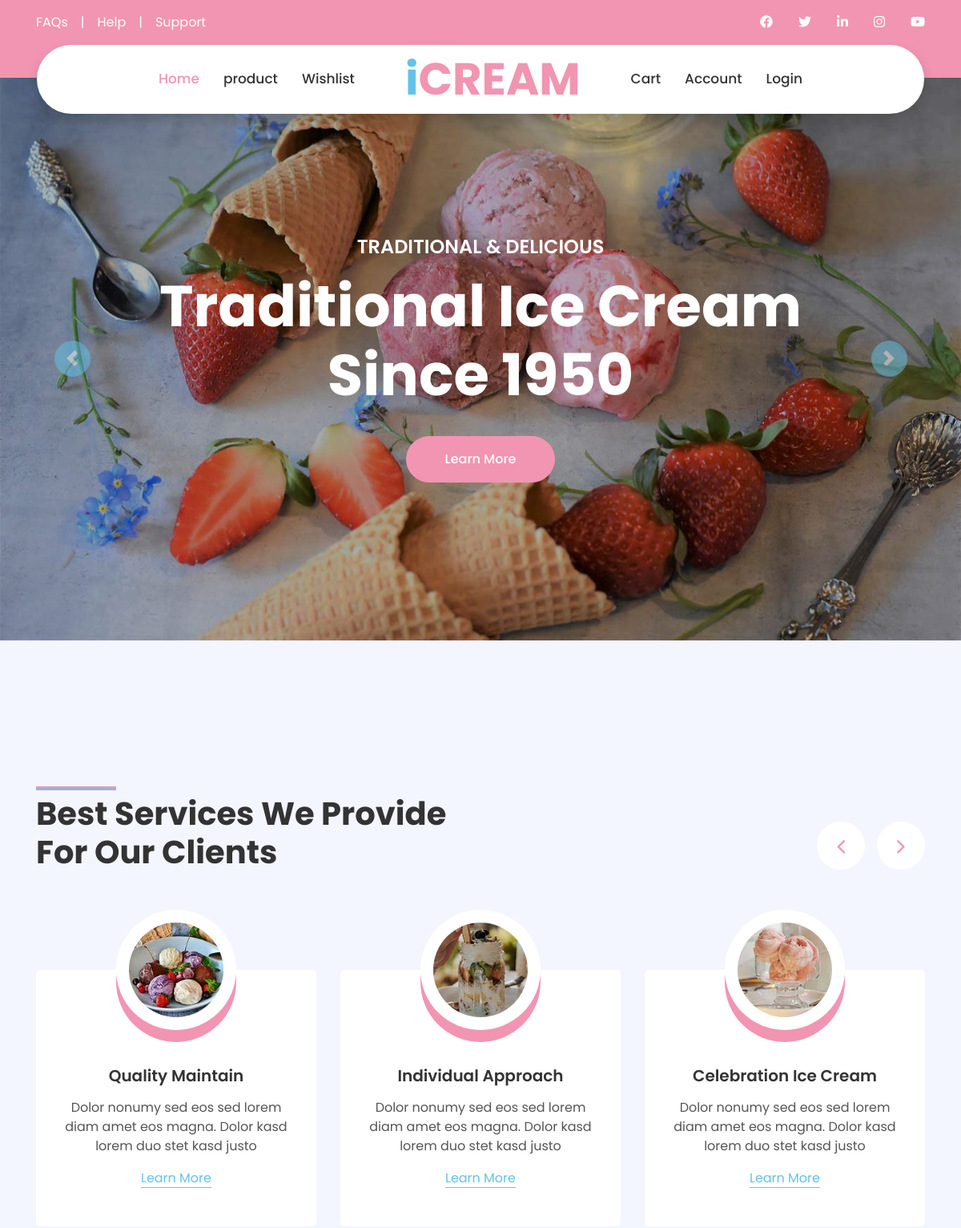
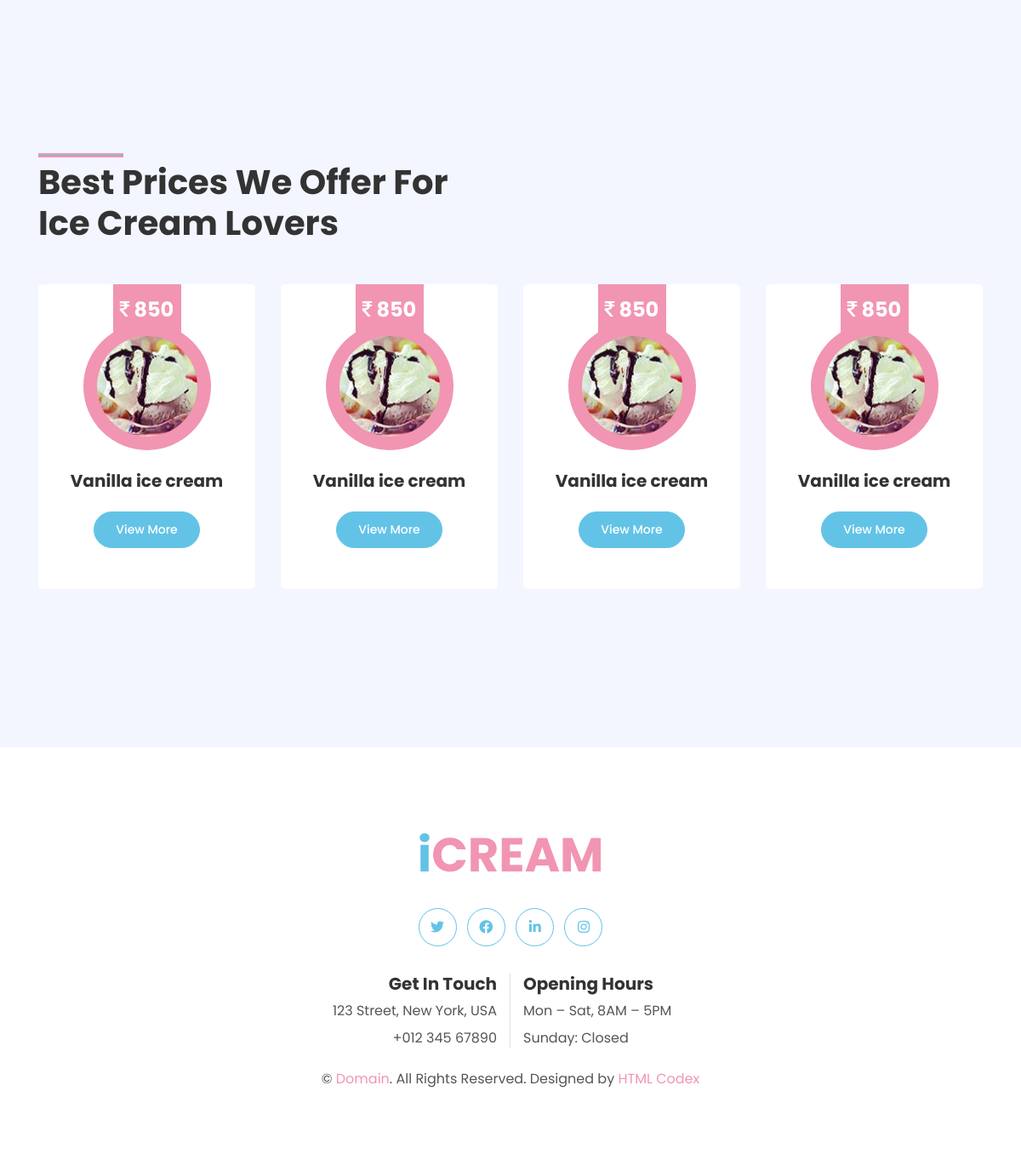
The page / on the database its author committed (2 pictures, top to bottom).
### customize/models.py (models this page shows, shortened)
class Banner(models.Model):
    banner_name = models.CharField(max_length=30,default=None)
    banner_image = models.ImageField(upload_to='banner/',default=None)

### home/models.py (models this page shows, shortened)
class Product(models.Model):
    product_name = models.CharField(max_length=50,default=None)
    product_price = models.IntegerField(default=None)
    product_image = models.ImageField(upload_to='images/',default=None)
    product_discription = models.TextField(default=None)
    Cutegory_id = models.ForeignKey(Category,on_delete=models.CASCADE,default=None)
    is_available = models.IntegerField(default=None)
    is_offers = models.IntegerField(default=None)

### additional/views.py (the view, shortened to what this page needs)
# urls.py: path('',views.guest_user_home,name='guest_user_home'),
def guest_user_home(request):
    product_items = Product.objects.all()
    curosal = Banner.objects.all()
    return render(request,'guestUserHome.html',{'product_items':product_items,'curosal':curosal})

### home/templates/guestUserHome.html (shortened to what this page needs)
{% extends 'navandfooter.html' %}
{% block carousel %}
    <div class="container-fluid p-0 mb-5 pb-5">
        <div id="header-carousel" class="carousel slide" data-ride="carousel">
            <div class="carousel-inner">
                {% for banner in curosal %}
                <div class="carousel-item active">
                    <img class="w-100" src="{{banner.banner_image.url}}" alt="Image">
                    <div class="carousel-caption d-flex flex-column align-items-center justify-content-center">
                        <div class="p-3" style="max-width: 900px;">
                            <h4 class="text-white text-uppercase mb-md-3">Traditional & Delicious</h4>
                            <h1 class="display-3 text-white mb-md-4">Traditional Ice Cream Since 1950</h1>
                            <a href="{% url 'about' %}" class="btn btn-primary py-md-3 px-md-5 mt-2">Learn More</a>
                        </div>
                    </div>
                </div>
                {% endfor %}
            </div>
            <a class="carousel-control-prev" href="#header-carousel" data-slide="prev">
                <div class="btn btn-secondary px-0" style="width: 45px; height: 45px;">
                    <span class="carousel-control-prev-icon mb-n1"></span>
                </div>
            </a>
            <a class="carousel-control-next" href="#header-carousel" data-slide="next">
                <div class="btn btn-secondary px-0" style="width: 45px; height: 45px;">
                    <span class="carousel-control-next-icon mb-n1"></span>
                </div>
            </a>
        </div>
    </div>
{% endblock carousel %}
{% block about %}
{% load static %}
    <div class="container-fluid py-5">
        <div class="container py-5">
            <div class="row">
                <div class="col-lg-6">
                    <h1 class="section-title position-relative mb-5">Best Services We Provide For Our Clients</h1>
                </div>
                <div class="col-lg-6 mb-5 mb-lg-0 pb-5 pb-lg-0"></div>
            </div>
            <div class="row">
                <div class="col-12">
                    <div class="owl-carousel service-carousel">
                        <div class="service-item">
                            <div class="service-img mx-auto">
                                <img class="rounded-circle w-100 h-100 bg-light p-3" src="{% static 'img/service-1.jpg' %}" style="object-fit: cover;">
                            </div>
                            <div class="position-relative text-center bg-light rounded p-4 pb-5" style="margin-top: -75px;">
                                <h5 class="font-weight-semi-bold mt-5 mb-3 pt-5">Quality Maintain</h5>
                                <p>Dolor nonumy sed eos sed lorem diam amet eos magna. Dolor kasd lorem duo stet kasd justo</p>
                                <a href="{% url 'about' %}" class="border-bottom border-secondary text-decoration-none text-secondary">Learn More</a>
                            </div>
                        </div>
                        <div class="service-item">
                            <div class="service-img mx-auto">
                                <img class="rounded-circle w-100 h-100 bg-light p-3" src="{% static 'img/service-4.jpg' %}" style="object-fit: cover;">
                            </div>
                            <div class="position-relative text-center bg-light rounded p-4 pb-5" style="margin-top: -75px;">
                                <h5 class="font-weight-semi-bold mt-5 mb-3 pt-5">Individual Approach</h5>
                                <p>Dolor nonumy sed eos sed lorem diam amet eos magna. Dolor kasd lorem duo stet kasd justo</p>
                                <a href="{% url 'about' %}" class="border-bottom border-secondary text-decoration-none text-secondary">Learn More</a>
                            </div>
                        </div>
                        <div class="service-item">
                            <div class="service-img mx-auto">
                                <img class="rounded-circle w-100 h-100 bg-light p-3" src="{% static 'img/service-3.jpg' %}" style="object-fit: cover;">
                            </div>
                            <div class="position-relative text-center bg-light rounded p-4 pb-5" style="margin-top: -75px;">
                                <h5 class="font-weight-semi-bold mt-5 mb-3 pt-5">Celebration Ice Cream</h5>
                                <p>Dolor nonumy sed eos sed lorem diam amet eos magna. Dolor kasd lorem duo stet kasd justo</p>
                                <a href="{% url 'about' %}" class="border-bottom border-secondary text-decoration-none text-secondary">Learn More</a>
                            </div>
                        </div>
                    </div>
                </div>
            </div>
        </div>
    </div>
{% endblock about %}
{% block product %}
    <div class="container-fluid py-5">
        <div class="container py-5">
            <div class="row">
                <div class="col-lg-6">
                    <h1 class="section-title position-relative mb-5">Best Prices We Offer For Ice Cream Lovers</h1>
                </div>
                <div class="col-lg-6 mb-5 mb-lg-0 pb-5 pb-lg-0"></div>
            </div>
            <div class="row">
                <div class="col-12">
                    <div class="owl-carousel product-carousel">
                        {% for items in product_items %}
                        <div class="product-item d-flex flex-column align-items-center text-center bg-light rounded py-5 px-3">
                            <div class="bg-primary mt-n5 py-3" style="width: 80px;">
                                <h4 class="font-weight-bold text-white mb-0"><i class="fa fa-inr" style="font-size:23px"></i>&nbsp;{{items.product_price}}</h4>
                            </div>
                            <div class="position-relative bg-primary rounded-circle mt-n3 mb-4 p-3" style="width: 150px; height: 150px;">
                                <img class="rounded-circle w-100 h-100" src="{{items.product_image.url}}" style="object-fit: cover;">
                            </div>
                            <h5 class="font-weight-bold mb-4">{{items.product_name}}</h5>
                            <a href="{% url 'product' %}" class="btn btn-sm btn-secondary">View More</a>
                        </div>
                        {% endfor %}
                    </div>
                </div>
            </div>
        </div>
    </div>
{% endblock product %}

### rows shown on the page
Banner: banner_image (picture)
Product: product_price "850", product_image (picture), product_name "Vanilla ice cream"
